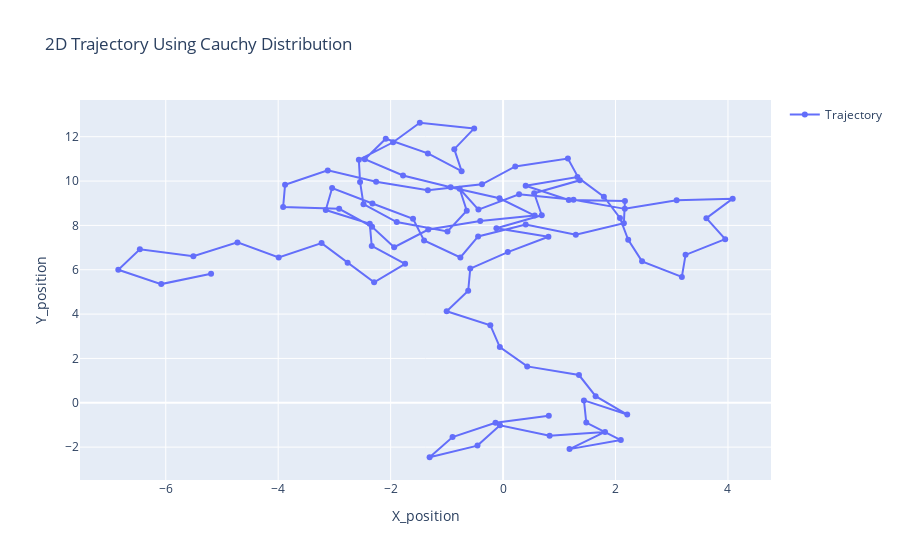

The notebook cell saved with this chart:
### Markdown cell above
# Activity 1: Correlated Random Walk - 1 Trajectory
- Select rotations from a Cauchy distribution (scipy).
- Implement usign Vec2d class.
- Keep trajectory in a numpy array
- Visualize trajectory using plotly - 2D projection

### Code cell
#Initialize the trajectory
n_steps = 100  #number of steps
trajectory = np.zeros((n_steps, 2))  #trajectory in a numpy array

#Initial vector
initial_position = Vec2d(0, 0)
initial_vector = Vec2d(1, 0)

#Random angles using Cauchy distribution
cauchy_rvs = stats.cauchy.rvs(size=n_steps)

current_position = initial_position
current_vector = initial_vector

for i in range(n_steps):
    angle = cauchy_rvs[i]  #Take the random angle
    current_vector = current_vector.rotated(angle)  #Rotate the vector
    current_position = current_position + current_vector  #Update position
    trajectory[i] = [current_position.x, current_position.y]  #Store new position

#Visualize the trajectory using plotly - 2D projection
fig = go.Figure()
fig.add_trace(go.Scatter(x=trajectory[:, 0], y=trajectory[:, 1], mode='lines+markers', name='Trajectory'))

fig.update_layout(
    title='2D Trajectory Using Cauchy Distribution',
    xaxis_title='X_position',
    yaxis_title='Y_position',
    showlegend=True
)


fig.show()

### Figure 1 — Plotly figure (JSON) as saved in the notebook; plotly's stock layout.template omitted (floating-point values rounded to 4 significant figures)
{"data": [{"mode": "lines+markers", "name": "Trajectory", "type": "scatter", "x": [0.8134, -0.1352, -0.8988, -1.307, -0.4556, -0.05574, 0.8277, 1.813, 1.182, 2.094, 1.48, 1.438, 2.208, 1.646, 1.35, 0.4287, -0.05801, -0.2269, -1.004, -0.6206, -0.5843, 0.08375, 0.806, -0.1188, 0.6878, 0.5532, 1.365, 1.153, 0.2167, -0.3752, -1.337, -2.259, -3.118, -3.878, -3.912, -2.916, -2.33, -1.937, -1.33, -0.4068, 0.5628, -0.06403, -0.9319, -1.78, -2.46, -2.087, -1.338, -0.7379, -0.868, -0.5141, -1.481, -1.956, -2.566, -2.544, -2.483, -1.892, -0.9888, -0.6461, -0.7729, -0.4387, 0.284, 1.253, 2.165, 3.087, 4.084, 3.616, 3.951, 3.246, 3.18, 2.472, 2.225, 2.079, 1.793, 1.322, 0.4018, 1.168, 2.167, 2.148, 1.293, 0.4024, -0.4437, -0.7599, -1.405, -1.602, -2.324, -3.041, -3.154, -2.371, -2.336, -1.743, -2.294, -2.765, -3.228, -3.991, -4.725, -5.509, -6.461, -6.844, -6.081, -5.194], "y": [-0.5817, -0.898, -1.544, -2.457, -1.932, -1.015, -1.484, -1.315, -2.09, -1.681, -0.8921, 0.1071, -0.5314, 0.2957, 1.251, 1.64, 2.514, 3.499, 4.129, 5.053, 6.052, 6.796, 7.488, 7.868, 8.459, 9.45, 10.03, 11.01, 10.66, 9.854, 9.582, 9.97, 10.48, 9.83, 8.831, 8.749, 7.938, 7.018, 7.812, 8.198, 8.442, 9.221, 9.718, 10.25, 10.98, 11.91, 11.25, 10.45, 11.44, 12.37, 12.63, 11.75, 10.96, 9.957, 8.959, 8.153, 7.723, 8.663, 9.655, 8.712, 9.403, 9.156, 8.746, 9.134, 9.206, 8.323, 7.38, 6.671, 5.673, 6.38, 7.349, 8.338, 9.296, 10.18, 9.787, 9.145, 9.099, 8.099, 7.581, 8.036, 7.503, 6.554, 7.318, 8.298, 8.99, 9.687, 8.694, 8.071, 7.072, 6.267, 5.433, 6.315, 7.201, 6.554, 7.234, 6.614, 6.922, 5.999, 5.353, 5.815]}], "layout": {"showlegend": true, "title": {"text": "2D Trajectory Using Cauchy Distribution"}, "xaxis": {"title": {"text": "X_position"}}, "yaxis": {"title": {"text": "Y_position"}}}}
